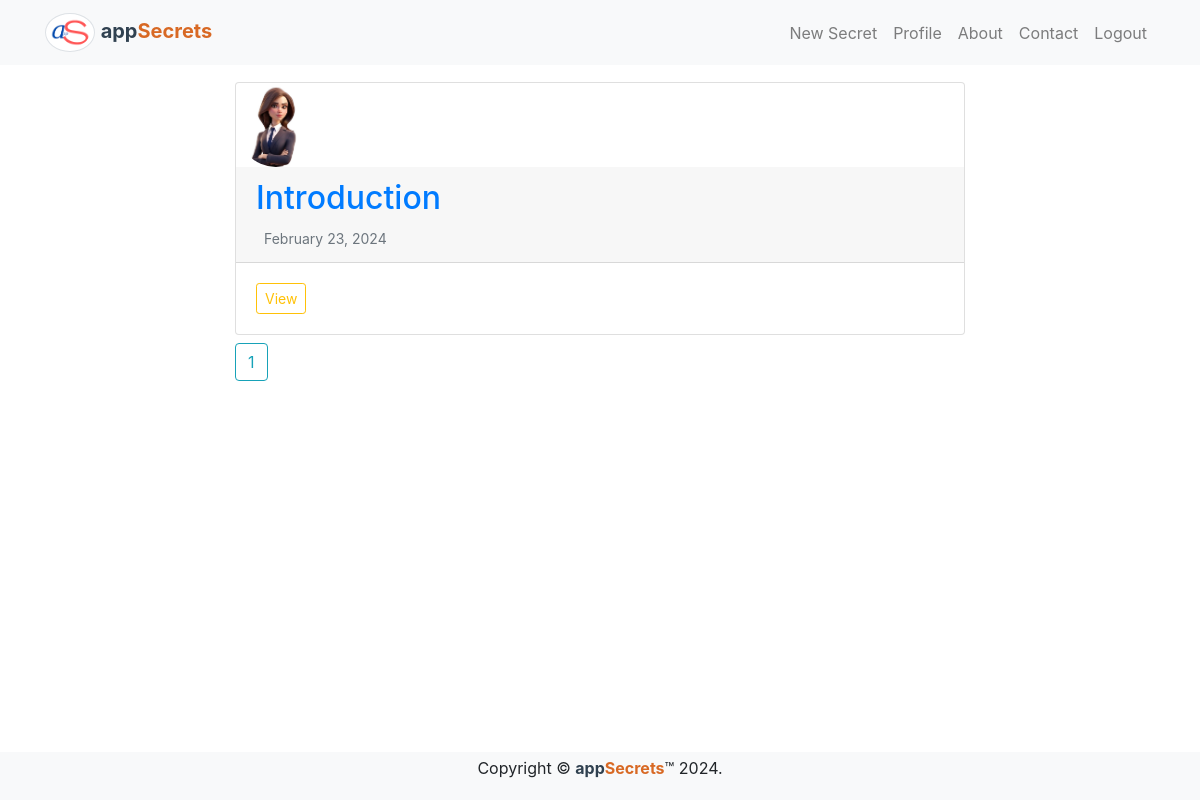
The app's page /home/ (signed in) with its own data.
### mysecret/models.py (models this page shows, shortened)
class Secret(models.Model):
    secret_id = models.UUIDField(primary_key=True, default=uid.uuid4, editable=False)
    secret_title = models.CharField(max_length=120)
    secret_content = models.TextField()
    date_created = models.DateTimeField(default=timezone.now)
    date_modified = models.DateTimeField(auto_now=True)
    author = models.ForeignKey(User, on_delete=models.CASCADE)

### users/models.py (models this page shows, shortened)
class Profile(models.Model):
	user = models.OneToOneField(User, on_delete=models.CASCADE)
	avatar = models.ImageField(default='default.png', upload_to='avatars')

### users/views.py (the view)
# urls.py: path('home/', user_views.profile_home, name='profile_page'),
@login_required
def profile_home(request):
    secret_list = Secret.objects.filter(author=request.user)
    paginator = Paginator(secret_list, 5)
    page_number = request.GET.get('page')
    secrets = paginator.get_page(page_number)
    context = {
        "title": 'Profile',
        'secrets': secrets
    }
    return render(request, 'users/home.html', context)

### users/templates/users/home.html (shortened to what this page needs)
{% extends 'mysecret/base.html' %}
{% load static %}
{% block content %}
{% include 'mysecret/includes/navigation.html' %}
    <main role="main" id="wrapper" class="wrapper mb-4 mt-4">
        <div class="container mb-4 mt-4">
            <div class="row">
                <div class="col-md-8 offset-md-2 mb-4">
                    {% if secrets %}
                        {% for secret in secrets %}
                            <article class="card mb-2">
                                <img class="card-img-top rounded-circle img-fluid" src="{{ secret.author.profile.avatar.url }}" alt="{{ secret.author.profile.username|capfirst }}'s' Avatar" style="width: 80px;">
                                <div class="card-header">
                                    <h2><a class="card-title" href="{% url 'secret_details' secret.secret_id %}">{{ secret.secret_title|capfirst }}</a></h2>
                                        <small class="text-muted">{{ secret.date_created|date:"F d, Y" }}</small>
                                </div>
                                <div class="card-body">
                                    <a class="btn btn-outline-warning btn-sm" href="{% url 'secret_details' secret.secret_id %}">View</a>
                                </div>
                            </article>
                            {% endfor %}
                            <div class="paginator">
                                <span class="step-links">
                                    <span class="current">
                                        {% for num in secrets.paginator.page_range %}
                                            {% if secrets.number == num %}
                                                <a href="?page={{ num }}" class="btn btn-outline-info mb-4">{{ num }}</a>
                                            {% elif num > secrets.number|add:'-3' and num < secrets.number|add:'3' %}
                                                <a href="?page={{ num }}" class="btn btn-outline-info mb-4">{{ num }}</a>
                                            {% endif %}
                                        {% endfor %}
                                    </span>
                                </span>
                            </div>
                    {% endif %}
                </div>
            </div>
        </div>
    </main>
{% endblock %}

### mysecret/static/mysecret/css/main.css (style rules this page uses)
body { padding-top: 50px; }
#wrapper { display: block; margin-top: 2rem !important; margin-bottom: 2rem !important; box-sizing: border-box; }

### records on screen
Secret: author.profile.avatar (picture), secret_title "Introduction", date_created "February 23, 2024"

### other values on screen
{{ num }} "1"
